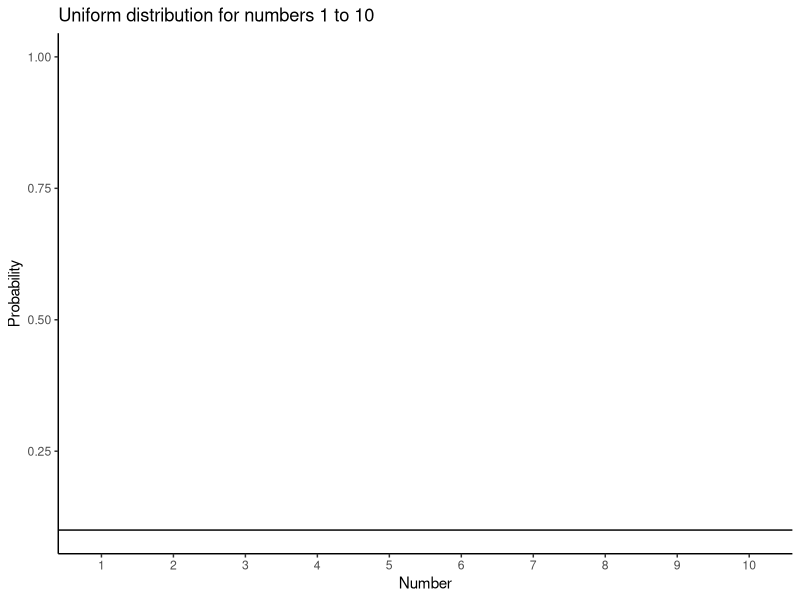
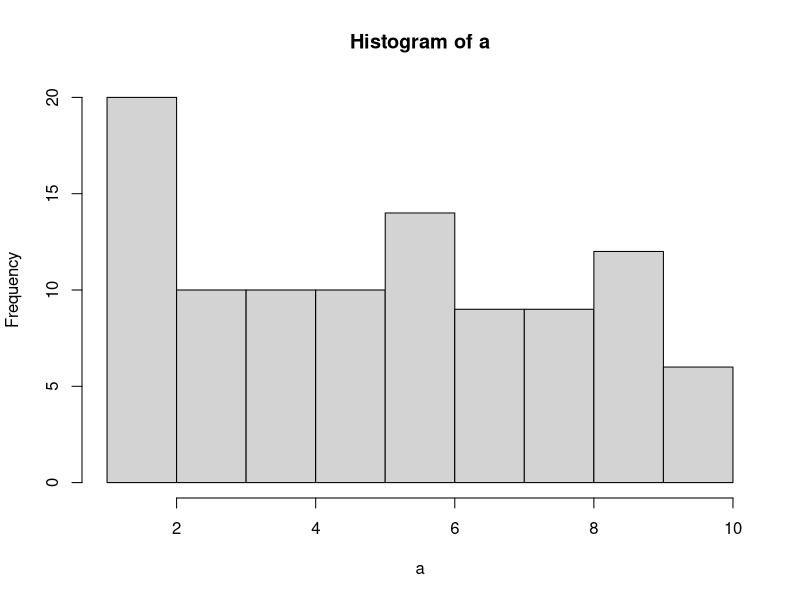
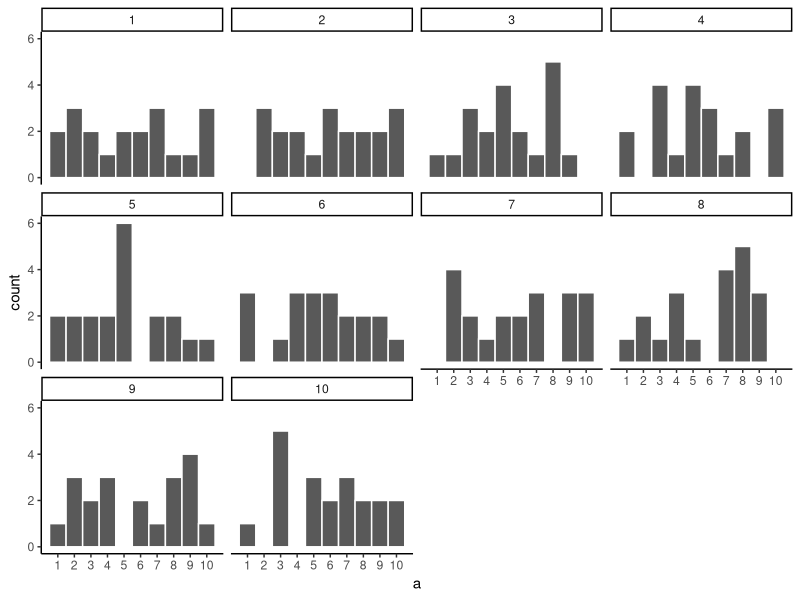

Write R code to recreate these figures, in order. (Note: this script raises an error after producing the figures.)
## ---- chunk 1
library(ggplot2)

df<-data.frame(a=1:10,b=seq(.1,1,.1))
df$a<-as.factor(df$a)

ggplot(df,aes(x=a,y=b))+
  geom_point(color="white")+
  geom_hline(yintercept=.1)+
  theme_classic()+
  ylab("Probability")+
  xlab("Number")+
  ggtitle("Uniform distribution for numbers 1 to 10")


## ---- chunk 2
a<-matrix(round(runif(100,1,10)),ncol=10)
knitr::kable(a)
## ---- chunk 3
hist(a)
## ---- chunk 4
a<-round(runif(20*10,1,10))
df<-data.frame(a,sample=rep(1:10,each=20))

ggplot(df,aes(x=a))+
  geom_histogram(bins=10, color="white")+
  facet_wrap(~sample)+
  theme_classic()+
  scale_x_continuous(breaks=seq(1,10,1))

## ---- chunk 5
knitr::include_graphics(path="gifs/sampleUnifExpected-1.gif")
## ---- chunk 6
a<-round(runif(20*2,1,10))
df<-data.frame(a,sample=rep(1:2,each=20))

ggplot(df,aes(x=a))+
  geom_histogram(bins=10, color="white")+
  facet_wrap(~sample)+
  theme_classic()+
  scale_x_continuous(breaks=seq(1,10,1))

## ---- chunk 7
a<-sample(1:10,100*10,replace=T)
df<-data.frame(a,sample=rep(1:10,each=100))

ggplot(df,aes(x=a))+
  geom_histogram(bins=10, color="white")+
  facet_wrap(~sample)+
  theme_classic()+
  ylim(0,20)+
  scale_x_continuous(breaks=seq(1,10,1))

## ---- chunk 8
a<-sample(1:10,1000*10,replace=T)
df<-data.frame(a,sample=rep(1:10,each=1000))

ggplot(df,aes(x=a))+
 geom_histogram(bins=10, color="white")+
  facet_wrap(~sample)+
  theme_classic()+
  ylim(0,200)+
  scale_x_continuous(breaks=seq(1,10,1))

## ---- chunk 9
a<-sample(1:10,100000*10,replace=T)
df<-data.frame(a,sample=rep(1:10,each=100000))

ggplot(df,aes(x=a))+
  geom_histogram(bins=10, color="white")+
  facet_wrap(~sample)+
  theme_classic()+
  ylim(0,20000)+
  scale_x_continuous(breaks=seq(1,10,1))

## ---- chunk 10
a<-c(sample(1:10,20,replace=T),round(rnorm(20,5,2.5)))
df<-data.frame(a,sample=rep(1:2,each=20))

ggplot(df,aes(x=a))+
  geom_histogram(bins=10, color="white")+
  facet_wrap(~sample)+
  theme_classic()+
  scale_x_continuous(breaks=seq(1,10,1))

## ---- chunk 11
a<-c(sample(1:10,1000,replace=T),round(rnorm(1000,5,1.25)))
df<-data.frame(a,sample=rep(1:2,each=1000))

ggplot(df,aes(x=a))+
  geom_histogram(bins=10, color="white")+
  facet_wrap(~sample)+
  theme_classic()+
  scale_x_continuous(breaks=seq(0,10,1))

## ---- chunk 12
hand<-rep(c("left","right"),each=10)
gumball<-rbinom(20,1,.5)
df<-data.frame(hand,gumball)

knitr::kable(df)
## ---- chunk 13
sum_df<-aggregate(gumball~hand,df,sum)
ggplot(sum_df,aes(x=hand,y=gumball))+
  geom_bar(stat="identity")+
  theme_classic()
  
## ---- chunk 14
hand<-rep(rep(c("left","right"),each=10),10)
experiment<-rep(1:10,each=20)
gumball<-rbinom(20*10,1,.5)
df<-data.frame(experiment,hand,gumball)
sum_df<-aggregate(gumball~experiment*hand,df,sum)
ggplot(sum_df,aes(x=hand,y=gumball))+
  geom_bar(stat="identity")+
  theme_classic()+
  facet_wrap(~experiment)

## ---- chunk 15
differences<-sum_df[sum_df$hand =="left",]$gumball-
  sum_df[sum_df$hand =="right",]$gumball

dif_df<-data.frame(experiment=c(1:10),differences)
dif_df$experiment<-as.factor(dif_df$experiment)

ggplot(dif_df,aes(y=differences,x=experiment))+
  geom_bar(stat="identity")+
  theme_classic()+
  ylab("differences")
## ---- chunk 16
hand<-rep(rep(c("left","right"),each=10),100)
experiment<-rep(1:100,each=20)
gumball<-rbinom(20*100,1,.5)
df<-data.frame(experiment,hand,gumball)
sum_df<-aggregate(gumball~experiment*hand,df,sum)

differences<-sum_df[sum_df$hand =="left",]$gumball-
  sum_df[sum_df$hand =="right",]$gumball

dif_df<-data.frame(experiment=c(1:100),differences)
dif_df$experiment<-as.factor(dif_df$experiment)

ggplot(dif_df,aes(y=differences,x=experiment))+
  geom_bar(stat="identity")+
  theme_classic()+
  ylab("differences")
## ---- chunk 17
hand<-rep(rep(c("left","right"),each=10),10000)
experiment<-rep(1:10000,each=20)
gumball<-rbinom(20*10000,1,.5)
df<-data.frame(experiment,hand,gumball)
sum_df<-aggregate(gumball~experiment*hand,df,sum)

differences<-sum_df[sum_df$hand =="left",]$gumball-
  sum_df[sum_df$hand =="right",]$gumball

hist(differences,breaks=seq(-10,10,1))
## ---- chunk 18
difference<-length(10000)
for(i in 1:10000){
  difference[i]<-mean(rnorm(20,100,15)-rnorm(20,100,15))
}
plot_df<-data.frame(sim=1:10000,difference)
ggplot(plot_df,aes(x=difference))+
  geom_histogram(bins=100, color="white")+
  theme_classic()+
  ggtitle("Histogram of mean differences between two samples (n=10) \n
          both drawn from the same normal distribution (u=100, sd=20")+
  xlab("mean difference")

## ---- chunk 19
min(difference)
## ---- chunk 20
max(difference)
## ---- chunk 21
ggplot(plot_df,aes(x=difference))+
  annotate("rect", xmin=min(difference), xmax=max(difference), ymin=0, ymax=Inf, alpha=0.5, fill="red") +
  geom_rect(aes(xmin=-Inf, xmax=min(difference), ymin=0, ymax=Inf), alpha=.5, fill="lightgreen")+
  geom_rect(aes(xmin=max(difference), xmax=Inf, ymin=0, ymax=Inf), alpha=.5, fill="lightgreen")+
  geom_histogram(bins=50, color="white")+
  theme_classic()+
  geom_vline(xintercept = min(difference))+
  geom_vline(xintercept = max(difference))+
  ggtitle("Histogram of mean differences between two samples (n=10) \n
          both drawn from the same normal distribution (u=100, sd=20)")+
  xlim(-30,30)+
  geom_label(data = data.frame(x = 0, y = 250, label = "CHANCE"), aes(x = x, y = y, label = label))+
  geom_label(data = data.frame(x = -25, y = 250, label = "NOT \n CHANCE"), aes(x = x, y = y, label = label))+
  geom_label(data = data.frame(x = 25, y = 250, label = "NOT \n CHANCE"), aes(x = x, y = y, label = label))+
  geom_label(data = data.frame(x = min(difference), y = 750, 
                               label = paste0("min \n",round(min(difference)))), 
                               aes(x = x, y = y, label = label))+
   geom_label(data = data.frame(x = max(difference), y = 750, 
                               label = paste0("max \n",round(max(difference)))), 
                               aes(x = x, y = y, label = label))+
  xlab("mean difference")
  
  

## ---- chunk 22
ggplot(plot_df,aes(x=difference))+
 # annotate("rect", xmin=min(difference), xmax=max(difference), ymin=0, ymax=Inf, alpha=0.5, fill="red") +
  annotate("rect", xmin=min(difference), xmax=min(difference)+10, ymin=0, ymax=Inf, alpha=0.7, fill="light grey") +
  annotate("rect", xmin=max(difference)-10, xmax=max(difference), ymin=0, ymax=Inf, alpha=0.7, fill="light grey") +
  geom_rect(aes(xmin=-Inf, xmax=min(difference), ymin=0, ymax=Inf), alpha=.5, fill="lightgreen")+
  geom_rect(aes(xmin=max(difference), xmax=Inf, ymin=0, ymax=Inf), alpha=.5, fill="lightgreen")+
  geom_histogram(bins=50, color="white", aes(fill=..count..))+
  theme_classic()+
  geom_vline(xintercept = min(difference))+
  geom_vline(xintercept = max(difference))+
   geom_vline(xintercept = min(difference)+10)+
  geom_vline(xintercept = max(difference)-10)+
  ggtitle("Histogram of mean differences between two samples (n=10) \n
          both drawn from the same normal distribution (u=100, sd=20)")+
  xlim(-30,30)+
  geom_label(data = data.frame(x = 0, y = 250, label = "CHANCE"), aes(x = x, y = y, label = label))+
  geom_label(data = data.frame(x = -25, y = 250, label = "NOT \n CHANCE"), aes(x = x, y = y, label = label))+
  geom_label(data = data.frame(x = 25, y = 250, label = "NOT \n CHANCE"), aes(x = x, y = y, label = label))+
  geom_label(data = data.frame(x = min(difference), y = 750, 
                               label = paste0("min \n",round(min(difference)))), 
                               aes(x = x, y = y, label = label))+
   geom_label(data = data.frame(x = max(difference), y = 750, 
                               label = paste0("max \n",round(max(difference)))), 
                               aes(x = x, y = y, label = label))+
  geom_label(data = data.frame(x = -15, y = 250, 
                               label = "?"), 
                               aes(x = x, y = y, label = label))+
   geom_label(data = data.frame(x = 15, y = 250, 
                               label = "?"), 
                               aes(x = x, y = y, label = label))+
  xlab("mean difference")
  
  

## ---- chunk 23

all_df<-data.frame()
for(sims in 1:10000){
  for(n in c(20,40,80,160)){
    sample<-mean(rnorm(n,100,20)-rnorm(n,100,20))
    t_df<-data.frame(sims=sims,
                     sample,
                     sample_size=n
                     )
    all_df<-rbind(all_df,t_df)
  }
}


ggplot(all_df, aes(x=sample))+
  geom_histogram(bins=50, color="white")+
  facet_wrap(~sample_size)+xlim(-30,30)+
  theme_classic()+ggtitle("Sampling distribution of mean differences \n
                          by sample size")+
  ylab("Counts")+
  xlab("Mean Difference")
  
## ---- chunk 24
library(plyr)
the_range<-ddply(all_df,.(sample_size), summarize, smallest=min(sample),
                                                  biggest=max(sample))
knitr::kable(the_range)
## ---- chunk 25
all_df<-data.frame()
for(sims in 1:1000){
  for(n in seq(10,300,10)){
    sample<-mean(rnorm(n,100,20)-rnorm(n,100,20))
    t_df<-data.frame(sims=sims,
                     sample,
                     sample_size=n
                     )
    all_df<-rbind(all_df,t_df)
  }
}

the_range<-ddply(all_df,.(sample_size), summarize, smallest=min(sample),
                                                  biggest=max(sample))


ggplot(the_range, aes(x=sample_size,y=smallest))+
  geom_point()+
  geom_line()+
  geom_point(aes(x=sample_size,y=biggest))+
  geom_line(aes(x=sample_size,y=biggest))+
  geom_hline(yintercept=0)+
  theme_classic()+ggtitle("Maximum and minimum mean differences \n
                          as a function of sample_size")+
  ylab("Most extreme mean difference")+
  xlab("Sample Size")

## ---- chunk 26
library(dplyr)
gum<-round(runif(20,70,100))
no_gum<-round(runif(20,40,90))

gum_df<-data.frame(student=seq(1:20),gum,no_gum)

gum_df <- gum_df %>%
  rbind(c("Sums",colSums(gum_df[,2:3]))) %>%
  rbind(c("Means",colMeans(gum_df[,2:3])))
knitr::kable(gum_df)

## ---- chunk 27
gum_df_small<-gum_df[1:5,]
gum_df_small$gum<-as.numeric(gum_df_small$gum)
gum_df_small$no_gum<-as.numeric(gum_df_small$no_gum)

gum_df_small <- gum_df_small %>%
  rbind(c("Sums",colSums(gum_df_small[,2:3]))) %>%
  rbind(c("Means",colMeans(gum_df_small[,2:3])))
knitr::kable(gum_df_small)

## ---- chunk 28
all_scores       <- c(gum[1:5],no_gum[1:5])
randomize_scores <- sample(all_scores)
new_gum          <- randomize_scores[1:5]
new_no_gum       <- randomize_scores[6:10]
print(new_gum)
print(new_no_gum)
## ---- chunk 29
gum_df_small<-gum_df[1:5,]
gum_df_small$gum<-as.numeric(gum_df_small$gum)
gum_df_small$no_gum<-as.numeric(gum_df_small$no_gum)

all_scores       <- c(gum[1:5],no_gum[1:5])
randomize_scores <- sample(all_scores)
gum2          <- randomize_scores[1:5]
no_gum2       <- randomize_scores[6:10]

gum_df_small <-cbind(gum_df_small,gum2,no_gum2)

all_scores       <- c(gum[1:5],no_gum[1:5])
randomize_scores <- sample(all_scores)
gum3          <- randomize_scores[1:5]
no_gum3       <- randomize_scores[6:10]

gum_df_small <-cbind(gum_df_small,gum3,no_gum3)

gum_df_small <- gum_df_small %>%
  rbind(c("Sums",colSums(gum_df_small[,2:7]))) %>%
  rbind(c("Means",colMeans(gum_df_small[,2:7])))
knitr::kable(gum_df_small)

## ---- chunk 30
knitr::include_graphics(path="gifs/randomizationTest-1.gif")
## ---- chunk 31

mean_differences<-length(10000)
for(i in 1:10000){
  all<-sample(c(gum,no_gum))
  mean_differences[i]<-mean(all[1:20])-mean(all[21:40])
}

rand_df <- data.frame(sims=1:10000,mean_differences)

ggplot(rand_df,aes(x=mean_differences))+
  geom_histogram(color="white")+
  theme_classic()+
  geom_vline(color="blue",xintercept=(mean(gum)-mean(no_gum)))


## ---- chunk 32

ggplot(rand_df,aes(x=mean_differences))+
  geom_histogram(color="white")+
  theme_classic()+
  geom_vline(color="blue",xintercept=10)+
  geom_vline(color="red",xintercept=5)


